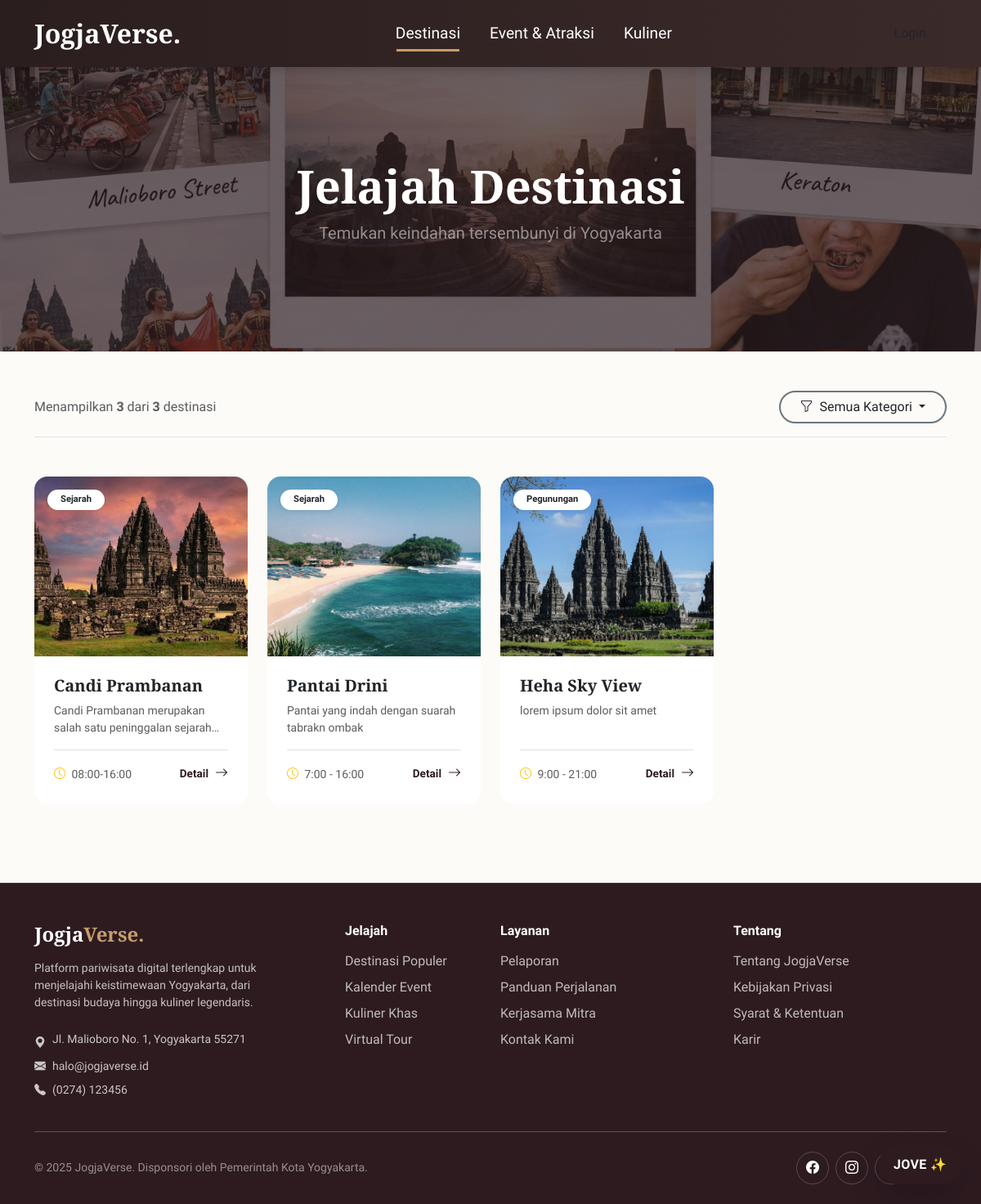
The page /public/user/php/destinasiLainnya.php on the database its author committed.
### tables this page shows
CREATE TABLE `destinasi` (
  `id_destinasi` bigint UNSIGNED NOT NULL,
  `id_kategori` bigint UNSIGNED DEFAULT NULL,
  `nama` varchar(160) NOT NULL,
  `slug` varchar(180) NOT NULL,
  `deskripsi` text,
  `alamat` varchar(255) DEFAULT NULL,
  `kota` varchar(80) DEFAULT NULL,
  `latitude` decimal(10,7) DEFAULT NULL,
  `longitude` decimal(10,7) DEFAULT NULL,
  `jam_operasional` varchar(120) DEFAULT NULL,
  `harga_tiket` int UNSIGNED DEFAULT '0',
  `nomor_kontak` varchar(30) DEFAULT NULL,
  `gambar_sampul_url` varchar(255) DEFAULT NULL,
  `status` enum('draft','publish','arsip') NOT NULL DEFAULT 'draft',
  `dibuat_oleh` bigint UNSIGNED DEFAULT NULL,
  `dibuat_pada` datetime NOT NULL DEFAULT CURRENT_TIMESTAMP,
  `diubah_pada` datetime DEFAULT NULL ON UPDATE CURRENT_TIMESTAMP
);

CREATE TABLE `kategori` (
  `id_kategori` bigint UNSIGNED NOT NULL,
  `nama` varchar(80) NOT NULL,
  `tipe` enum('destinasi','event','atraksi','kuliner') NOT NULL,
  `dibuat_pada` datetime NOT NULL DEFAULT CURRENT_TIMESTAMP
);

### public/user/php/destinasiLainnya.php (the view, shortened to what this page needs)
<?php
require_once __DIR__ . "/../../../config/koneksi.php";
$limit = 12;
$page = isset($_GET['page']) ? (int)$_GET['page'] : 1;
$page = ($page < 1) ? 1 : $page;
$offset = ($page - 1) * $limit;
$kategori_id = isset($_GET['kategori']) ? (int)$_GET['kategori'] : 0;
$where_clause = "WHERE d.status = 'publish' AND k.tipe = 'destinasi'";
$query_count = "
    SELECT COUNT(*) as total
    FROM destinasi d
    JOIN kategori k ON d.id_kategori = k.id_kategori
    $where_clause
";
$result_count = mysqli_query($koneksi, $query_count);
$row_count = mysqli_fetch_assoc($result_count);
$total_data = $row_count['total'];
$query_data = "
    SELECT
        d.id_destinasi AS id,
        d.nama AS nama_destinasi,
        d.deskripsi AS deskripsi_singkat,
        k.nama AS kategori,
        d.gambar_sampul_url AS gambar,
        d.jam_operasional AS estimasi_waktu
    FROM destinasi d
    JOIN kategori k ON d.id_kategori = k.id_kategori
    $where_clause
    ORDER BY d.dibuat_pada DESC
    LIMIT $limit OFFSET $offset
";
$result = mysqli_query($koneksi, $query_data);
?>
<!DOCTYPE html>
<html lang="id">
<head>
  <link href="https://cdn.jsdelivr.net/npm/bootstrap@5.3.8/dist/css/bootstrap.min.css" rel="stylesheet">
  <link href="https://cdn.jsdelivr.net/npm/bootstrap-icons@1.13.1/font/bootstrap-icons.min.css" rel="stylesheet">
  <link rel="stylesheet" href="../css/destinasiLainnya.css">
</head>
<body class="navbar-solid">
<?php include __DIR__ . '/includes/navbar.php'; ?>
<section id="background">
  <div class="text-center" data-aos="fade-up">
    <h1 class="fw-bold text-white display-4 mb-2">Jelajah Destinasi</h1>
    <p class="text-white-50 fs-5">Temukan keindahan tersembunyi di Yogyakarta</p>
  </div>
</section>
<section class="py-5">
  <div class="container" data-aos="fade-up">
      <div class="d-flex flex-column flex-md-row justify-content-between align-items-center mb-5 pb-3 border-bottom gap-3">
          <div class="text-muted">
              Menampilkan <strong><?= mysqli_num_rows($result) ?></strong> dari <strong><?= $total_data ?></strong> destinasi
          </div>
          <div class="dropdown">
            <button class="btn btn-outline-secondary dropdown-toggle rounded-pill px-4 text-dark border-2" type="button" data-bs-toggle="dropdown" aria-expanded="false">
                <i class="bi bi-funnel me-2"></i><?= ($kategori_id > 0) ? 'Kategori Terpilih' : 'Semua Kategori' ?>
            </button>
          </div>
      </div>
      <div class="row g-4">
        <?php if (mysqli_num_rows($result) > 0): ?>
            <?php while ($row = mysqli_fetch_assoc($result)):
                $img_url = !empty($row['gambar']) ? $row['gambar'] : 'https://placehold.co/600x400?text=Destinasi';
            ?>
            <div class="col-sm-6 col-md-4 col-lg-3">
              <div class="card card-destinasi h-100">
                <div class="position-relative overflow-hidden" style="height: 220px;">
                  <img src="<?= htmlspecialchars($img_url) ?>"
                       class="w-100 h-100 object-fit-cover"
                       alt="<?= htmlspecialchars($row['nama_destinasi']) ?>"
                       onerror="this.src='https://placehold.co/600x400?text=No+Image'">
                  <span class="position-absolute top-0 start-0 m-3 px-3 py-1 bg-white rounded-pill fw-bold shadow-sm text-dark"
                        style="font-size:0.7rem;">
                    <?= htmlspecialchars($row['kategori']) ?>
                  </span>
                </div>
                <div class="card-body p-4 d-flex flex-column">
                  <h5 class="fw-bold mb-2 fs-5 font-serif text-truncate">
                    <?= htmlspecialchars($row['nama_destinasi']) ?>
                  </h5>
                  <p class="text-muted mb-3 flex-grow-1 small" style="line-height:1.5; display: -webkit-box; -webkit-line-clamp: 2; -webkit-box-orient: vertical; overflow: hidden;">
                    <?= htmlspecialchars($row['deskripsi_singkat']) ?>
                  </p>
                  <div class="d-flex justify-content-between align-items-center pt-3 border-top">
                    <span class="text-muted small">
                      <i class="bi bi-clock me-1 text-warning"></i>
                      <?= htmlspecialchars($row['estimasi_waktu']) ?>
                    </span>
                    <a href="detailDestinasi.php?id=<?= $row['id'] ?>" class="link-gold-animated">
                       Detail <i class="bi bi-arrow-right"></i>
                    </a>
                  </div>
                </div>
              </div>
            </div>
            <?php endwhile; ?>
        <?php endif; ?>
      </div>
  </div>
</section>
<?php include __DIR__ . '/includes/footer.php'; ?>
<?php include __DIR__ . '/partials/jove_widget.php'; ?>
<link rel="stylesheet" href="../css/jove.css">
</body>
</html>

### public/user/css/destinasiLainnya.css (style rules this page uses)
:root { --primary-nav: #2D1B20; --primary-color: #2D1B20; --secondary-color: #C69C6D; }
body { font-family: 'Plus Jakarta Sans', sans-serif; background-color: #FDFBF7; }
h1, h2, h3, .navbar-brand, .font-serif { font-family: 'Playfair Display', serif; }
#background { background: linear-gradient(rgba(45, 27, 32, 0.7), rgba(45, 27, 32, 0.7)), url('../img/jelajahdestinasi.png'); background-color: var(--primary-color); background-size: cover; background-position: center; height: 350px; display: flex; align-items: center; justify-content: center; margin-top: 80px; }
.card-destinasi { border: none; border-radius: 16px; overflow: hidden; transition: transform 0.3s cubic-bezier(0.175, 0.885, 0.32, 1.275), box-shadow 0.3s ease; background: #fff; }
.link-gold-animated { font-family: 'Plus Jakarta Sans', sans-serif; font-weight: 700; color: var(--primary-color); text-decoration: none; position: relative; display: inline-flex; align-items: center; gap: 8px; font-size: 0.85rem; transition: color 0.3s ease; padding-bottom: 2px; }
.link-gold-animated i { font-size: 1rem; transition: transform 0.3s ease; }
.link-gold-animated::after { content: ''; position: absolute; width: 0; height: 2px; bottom: 0px; left: 50%; background-color: var(--secondary-color); transition: all 0.3s ease; transform: translateX(-50%); }

### public/user/css/jove.css (style rules this page uses)
:root { --jove-primary: #2d1b20; --jove-accent: #c69c6d; --jove-bg: #fdf8f2; --jove-border: #eee2d6; --jove-shadow: 0 18px 40px rgba(0, 0, 0, 0.16); }

### rows shown on the page
destinasi: gambar_sampul_url (picture), id_kategori.nama "Sejarah", nama "Candi Prambanan", deskripsi "Candi Prambanan merupakan salah satu peninggalan…", jam_operasional "08:00-16:00"
destinasi: gambar_sampul_url (picture), id_kategori.nama "Sejarah", nama "Pantai Drini", deskripsi "Pantai yang indah dengan suarah tabrakn ombak", jam_operasional "7:00 - 16:00"
destinasi: gambar_sampul_url (picture), id_kategori.nama "Pegunungan", nama "Heha Sky View", deskripsi "lorem ipsum dolor sit amet", jam_operasional "9:00 - 21:00"

### other values the page prints
mysqli_num_rows($result) "3"
$total_data "3"
